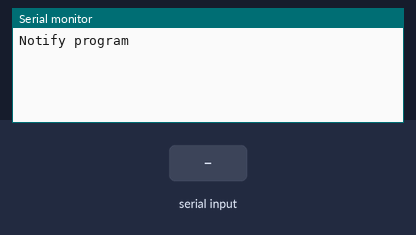
Recording of a sketch running on a simulated ESP32. Shown: the last lines printed to the serial monitor. The test bench sets the inputs (shaded band).

Above: at 1.8 s.
1.9 s: "1\n" received over Serial
At 2.6 s:
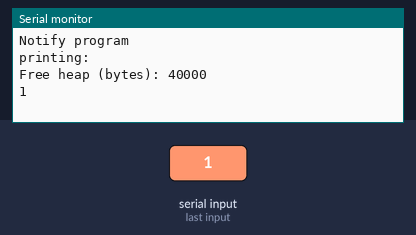
3.4 s: "0\n" received over Serial
At 3.8 s:
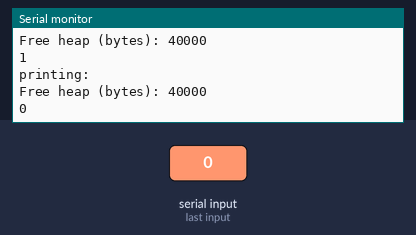
4.9 s: "2\n" received over Serial
At 6.1 s:
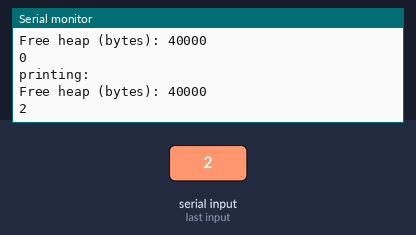

Measured:
- after the input at 1.9 s, the serial monitor: prints a new line at once (image 1)
- after the input at 3.4 s, the serial monitor: prints a new line at once (image 2)
- after the input at 4.9 s, the serial monitor: prints a new line at once (image 3)

The sketch:

memory_challenge.ino
```cpp
#if CONFIG_FREERTOS_UNICORE
static const BaseType_t app_cpu = 0;
#else
static const BaseType_t app_cpu = 1;
#endif

static TaskHandle_t taskHandleA = NULL;
static TaskHandle_t taskHandleB = NULL;
static char *ptr = NULL;
// static volatile uint8_t msg_flag = 0;
static int val =0;

void taskA(void *parameter) {
  uint8_t i = 0;
  char buf[255];

  while(1) {
    while(Serial.available() > 0) {
      char c = Serial.read();

      if(c != '\n'){
        buf[i] = c;
        i++;
      }
      else {
        buf[i] = '\0';
        i++;
        if (val == 0) {
          ptr = (char*)pvPortMalloc(i * sizeof(char));
          if (ptr == 0) {
            Serial.println("Failed to allocate heap");
            configASSERT(ptr);
          }
          else {
            memcpy(ptr, buf, i);
            xTaskNotifyGive(taskHandleB);
            // msg_flag = 1;
          }
        }
        memset(buf, 0, 255);
        i = 0;
      }
    }
  }
}

void taskB(void *parameter) {
  while(1){
    val = ulTaskNotifyTake(pdFALSE, 100 / portTICK_PERIOD_MS);
    if (val != 0) {
      Serial.println("printing: ");
      Serial.print("Free heap (bytes): ");
      Serial.println(xPortGetFreeHeapSize());
      Serial.println(ptr);
      vPortFree(ptr);
      ptr = NULL;
      // msg_flag = 0;
      val = 0;
    }
  }
}

void setup() {
  // put your setup code here, to run once:
  Serial.begin(115200);
  vTaskDelay(1000 / portTICK_PERIOD_MS);
  Serial.println();
  Serial.println("Notify program");

  xTaskCreatePinnedToCore(
    taskA,
    "Task_A",
    1024, // stack size in bytes (words in FreeRTOS)
    NULL, // parameter to pass to function
    1, // task priority (0 to configMAX_PRIORITIES - 1 (24)) // 0 is lowest priority
    &taskHandleA, // task handle
    app_cpu // run on core 1 (only esp32, not FREERTOS)
  );

  xTaskCreatePinnedToCore(
    taskB,
    "Task_B",
    1024, // stack size in bytes (words in FreeRTOS)
    NULL, // parameter to pass to function
    1, // task priority (0 to configMAX_PRIORITIES - 1 (24)) // 0 is lowest priority
    &taskHandleB, // task handle
    app_cpu // run on core 1 (only esp32, not FREERTOS)
  );

  vTaskDelete(NULL);
}

void loop() {
  // put your main code here, to run repeatedly:

}
```
